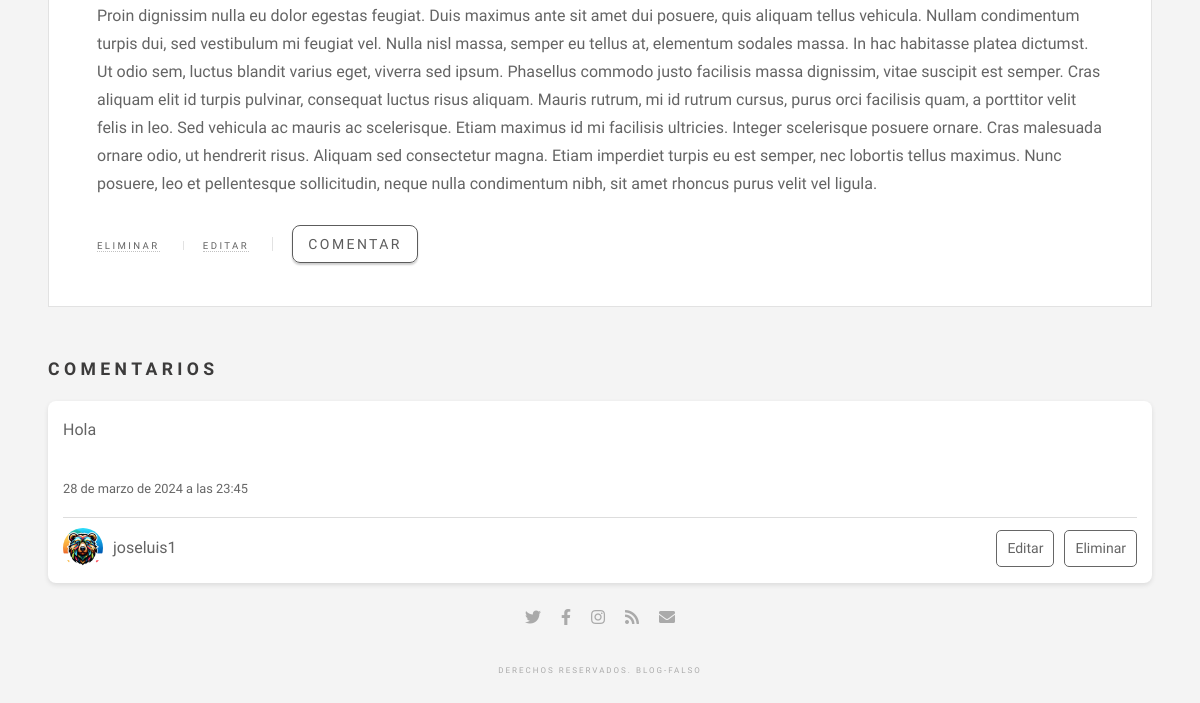
Page /publicacion/6/comentario/lista/ (lower part) on the earlier database version.
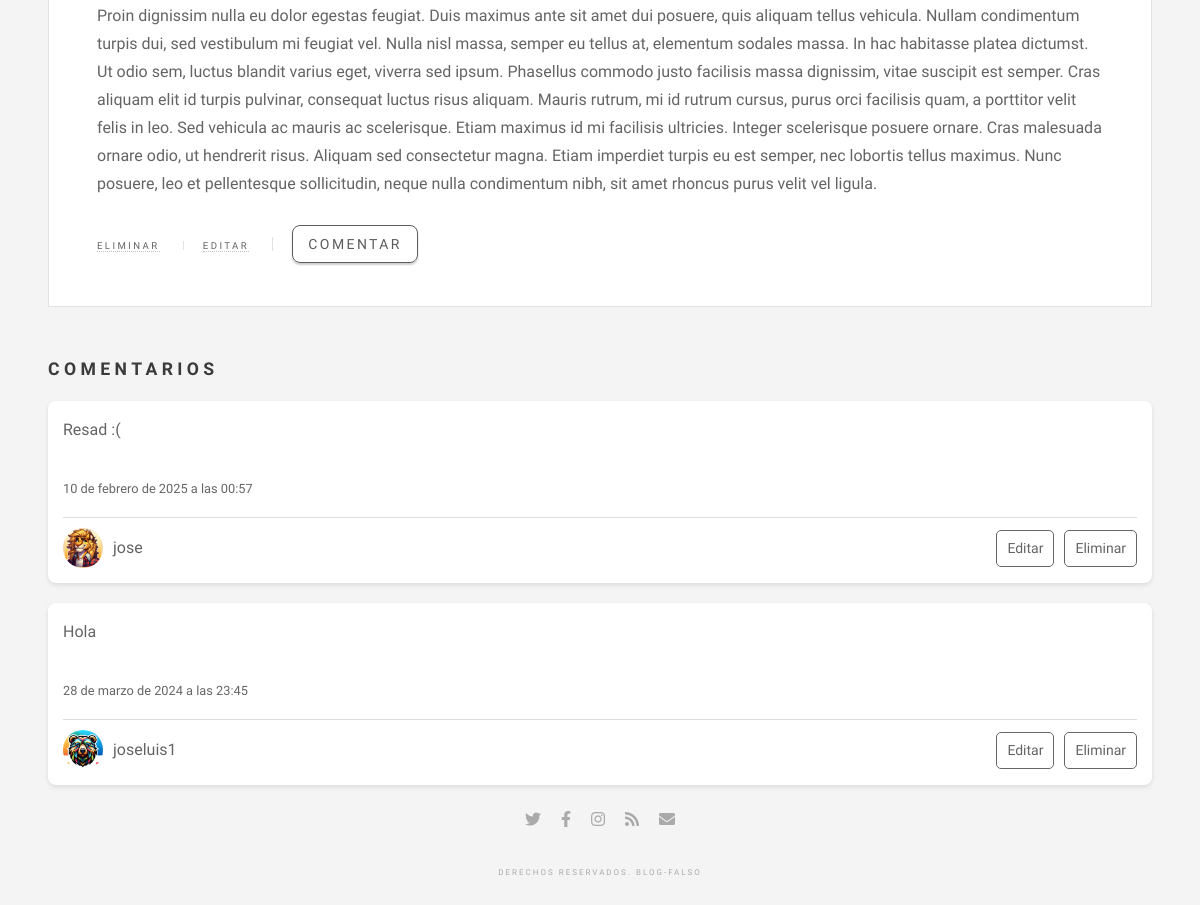
Same page on the later database version.
### appBlog/models.py (models this page shows, shortened)
class Comentario(models.Model):
    publicacion = models.ForeignKey(Publicacion, related_name='comentarios', on_delete=models.CASCADE)
    autor = models.ForeignKey(User, on_delete=models.CASCADE)
    contenido = models.TextField()
    fecha_publicacion = models.DateTimeField(default=now)

class Avatar(models.Model):
    imagen = models.ImageField(upload_to='avatares', blank=True, null=True, help_text='Imagen referente al avatar')
    user = models.OneToOneField(User, on_delete=models.CASCADE)

### appBlog/views.py (the view)
# urls.py: path('publicacion/<int:publicacion_pk>/comentario/lista/', ComentarioListView.as_view(), name='comentario_lista'),
class ComentarioListView(ListView):
    model = Comentario
    template_name = 'comentarios/comentario_lista.html'
    """
    get_queryset:
        Retornar solo los comentarios asociados a la publicacion, tambien hay un order_by()
        que es para que se muestren primero los comentarios mas nuevos en la lista.
    """
    def get_queryset(self):
        self.publicacion = get_object_or_404(Publicacion, pk=self.kwargs['publicacion_pk'])
        return Comentario.objects.filter(publicacion_id=self.kwargs['publicacion_pk']).order_by('-fecha_publicacion')
    def get_context_data(self, **kwargs):
        context = super().get_context_data(**kwargs)
        context['publicacion'] = self.publicacion  # Agrega la publicación al contexto
        return context

### appBlog/context_processors.py (called while the page is built)
def ultimas_publicaciones(request):
    publicaciones = Publicacion.objects.order_by('-fecha_publicacion')[:4]
    return {'ultimas_publicaciones': publicaciones}

def ultimos_eventos(request):
    eventos = Evento.objects.order_by('-fecha_evento')[:4]
    return {'ultimos_eventos': eventos}

### appBlog/templates/comentarios/comentario_lista.html (shortened to what this page needs)
{% extends 'bases/single.html' %}
{% load static %}
{% block contenido-post %}
<article class="post">
    <p>{{publicacion.contenido|linebreaks}}</p>
    <footer>
        <ul class="stats">
            <li><a href="{% url 'publicacion_eliminar' publicacion.id %}">Eliminar</a></li>
            <li><a href="{% url 'publicacion_editar' publicacion.id %}">Editar</a></li>
            <li><a href="{% url 'comentario_crear' publicacion_pk=publicacion.id %}" class="btn-comentario">Comentar</a></li>
        </ul>
    </footer>
</article>
<h2>Comentarios</h2>
{% for comentario in object_list %}
<div class="comentario">
    <div class="comentario-texto">
        <p>{{ comentario.contenido }}</p>
        <div class="comentario-metadata">
            <small>{{ comentario.fecha_publicacion }}</small>
        </div>
    </div>
    <div class="comentario-footer">
        <div class="autor-info">
            <img class="autor-avatar" src="{{ comentario.autor.avatar.imagen.url }}" alt="" />
            <span class="autor-nombre">{{ comentario.autor }}</span>
        </div>
        <div class="acciones">
            <a href="{% url 'comentario_editar' publicacion_pk=publicacion.id comentario_pk=comentario.id %}" class="accion">Editar</a>
            <a href="{% url 'comentario_eliminar' publicacion_pk=publicacion.id comentario_pk=comentario.id %}" class="accion">Eliminar</a>
        </div>
    </div>
</div>
{% endfor %}
{% endblock %}

Differences in the rows shown:
added Comentario: contenido "Resad :(", fecha_publicacion "10 de febrero de 2025 a las 00:57", autor.avatar.imagen (picture), autor "jose"
